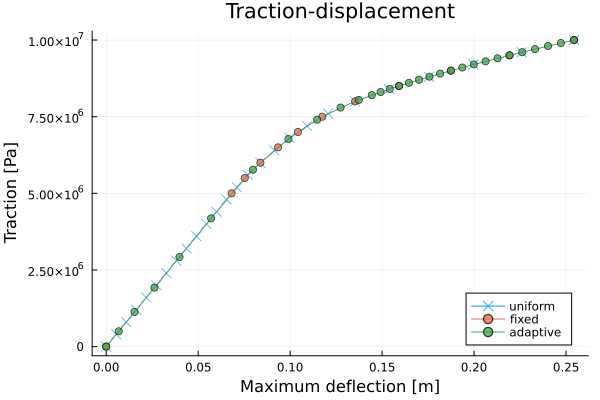

The Julia source for this figure:
using FESolvers, Ferrite, Tensors, SparseArrays, LinearAlgebra, Plots

include("plasticity_definitions.jl");

struct PlasticityProblem{PD,PB,PP}
    def::PD
    buf::PB
    post::PP
end

struct PlasticityModel{DH,CH,IP,M}
    dh::DH
    ch::CH
    interpolation::IP
    material::M
    traction_rate::Float64
end

function PlasticityModel()
    # Material
    E = 200.0e9; ν = 0.3    # Young's modulus and Poisson's ratio
    σ₀ = 200e6; H = E/20    # Yield limit and hardening modulus
    material = J2Plasticity(E, ν, σ₀, H)

    # Geometry (length, width, height)
    L = 10.0; w = 1.0; h = 1.0

    # Loading
    traction_rate = 1.e7    # N/s

    # Grid (beam)
    nels = (20, 2, 4)
    grid = generate_grid(Tetrahedron, nels, zero(Vec{3}), Vec((L, w, h)))

    # Interpolation and DofHandler
    ip = Lagrange{3, RefTetrahedron, 1}()
    dh = DofHandler(grid)
    add!(dh, :u, 3, ip)
    close!(dh)

    # ConstraintHandler
    ch = ConstraintHandler(dh)
    add!(ch, Dirichlet(:u, getfaceset(grid, "left"), Returns(zeros(3))))
    close!(ch)
    return PlasticityModel(dh, ch, ip, material, traction_rate)
end;

struct PlasticityFEBuffer{CV,FV,KT,T,ST}
    cv::CV          # CellValues
    fv::FV          # FaceValues
    K::KT           # Stiffness matrix
    r::Vector{T}    # Residual vector
    u::Vector{T}    # Unknown vector
    states::Matrix{ST}
    states_old::Matrix{ST}
    time::Vector{T}     # Just a vector to allow mutating the time
    old_time::Vector{T} # Same as time (not needed, but shown for completeness)
end

function build_febuffer(model::PlasticityModel)
    dh = model.dh
    n_dofs = ndofs(dh)
    qr      = QuadratureRule{3,RefTetrahedron}(2)
    face_qr = QuadratureRule{2,RefTetrahedron}(3)
    ip_geo = Ferrite.default_interpolation(Ferrite.getcelltype(dh.grid))
    cv = CellVectorValues(qr, model.interpolation, ip_geo)
    fv = FaceVectorValues(face_qr, model.interpolation, ip_geo)
    u  = zeros(n_dofs)
    r = zeros(n_dofs)
    K = create_sparsity_pattern(dh)
    nqp = getnquadpoints(cv)
    states = [J2PlasticityMaterialState() for _ in 1:nqp, _ in 1:getncells(model.dh.grid)]
    states_old = [J2PlasticityMaterialState() for _ in 1:nqp, _ in 1:getncells(model.dh.grid)]
    return PlasticityFEBuffer(cv,fv,K,r,u,states,states_old,[0.0], [0.0])
end;

struct PlasticityPost{T}
    umax::Vector{T}
    tmag::Vector{T}
end
PlasticityPost() = PlasticityPost(Float64[],Float64[]);

build_problem(def::PlasticityModel) = PlasticityProblem(def, build_febuffer(def), PlasticityPost());

function apply_neumann!(model::PlasticityModel,buf::PlasticityFEBuffer)
    t = buf.time[1]
    nu = getnbasefunctions(buf.cv)
    re = zeros(nu)
    facevalues = buf.fv
    grid = model.dh.grid
    traction = Vec((0.0, 0.0, model.traction_rate*t))

    for (i, cell) in enumerate(CellIterator(model.dh))
        fill!(re, 0)
        eldofs = celldofs(cell)
        for face in 1:nfaces(cell)
            if (cellid(cell), face) ∈ getfaceset(grid, "right")
                reinit!(facevalues, cell, face)
                for q_point in 1:getnquadpoints(facevalues)
                    dΓ = getdetJdV(facevalues, q_point)
                    for i in 1:nu
                        δu = shape_value(facevalues, q_point, i)
                        re[i] -= (δu ⋅ traction) * dΓ
                    end
                end
            end
        end
        buf.r[eldofs] .+= re
    end
end;

FESolvers.getunknowns(p::PlasticityProblem) = p.buf.u;
FESolvers.getresidual(p::PlasticityProblem) = p.buf.r;
FESolvers.getjacobian(p::PlasticityProblem) = p.buf.K;

function FESolvers.update_to_next_step!(p::PlasticityProblem, time)
    p.buf.time .= time
    update!(p.def.ch, time) # No influence in this particular example
end;

function FESolvers.update_problem!(p::PlasticityProblem, Δu, _)
    buf = p.buf
    def = p.def
    if !isnothing(Δu)
        apply_zero!(Δu, p.def.ch)
        buf.u .+= Δu
    end
    doassemble!(buf.cv, buf.fv, buf.K, buf.r,
                def.dh.grid, def.dh, def.material, buf.u, buf.states, buf.states_old)
    apply_neumann!(def,buf)
    apply_zero!(buf.K, buf.r, def.ch)
end;

FESolvers.calculate_convergence_measure(p::PlasticityProblem, args...) = norm(FESolvers.getresidual(p)[free_dofs(p.def.ch)]);

function FESolvers.postprocess!(p::PlasticityProblem, solver)
    push!(p.post.umax, maximum(abs, FESolvers.getunknowns(p)))
    push!(p.post.tmag, p.def.traction_rate*p.buf.time[1])
end;

function FESolvers.handle_converged!(p::PlasticityProblem)
    p.buf.states_old .= p.buf.states
    p.buf.old_time .= p.buf.time
end;

function plot_results(problem; plt=plot(), label, markershape, markersize=4)
    plot!(plt, problem.post.umax, problem.post.tmag,
        linewidth=0.5, title="Traction-displacement", label=label,
        markeralpha=0.75, markershape=markershape, markersize=markersize)
    ylabel!(plt, "Traction [Pa]")
    xlabel!(plt, "Maximum deflection [m]")
    return plt
end;

function example_solution()
    def = PlasticityModel()

    # Fixed uniform time steps
    problem = build_problem(def)
    solver = QuasiStaticSolver(NewtonSolver(;tolerance=1.0), FixedTimeStepper(;num_steps=25,Δt=0.04))
    solve_problem!(problem, solver)
    plt = plot_results(problem, label="uniform", markershape=:x, markersize=5)

    # Same time steps as Ferrite example
    problem = build_problem(def)
    solver = QuasiStaticSolver(NewtonSolver(;tolerance=1.0), FixedTimeStepper(append!([0.], collect(0.5:0.05:1.0))))
    solve_problem!(problem, solver)
    plot_results(problem, plt=plt, label="fixed", markershape=:circle)

    # Adaptive time stepping
    problem = build_problem(def)
    ts = AdaptiveTimeStepper(0.05, 1.0; Δt_min=0.01, Δt_max=0.2)
    solver = QuasiStaticSolver(NewtonSolver(;tolerance=1.0, maxiter=6), ts)
    solve_problem!(problem, solver)
    println(problem.buf.time)
    plot_results(problem, plt=plt, label="adaptive", markershape=:circle)
    plot!(;legend=:bottomright)
end;

example_solution()

# This file was generated using Literate.jl, https://github.com/fredrikekre/Literate.jl
